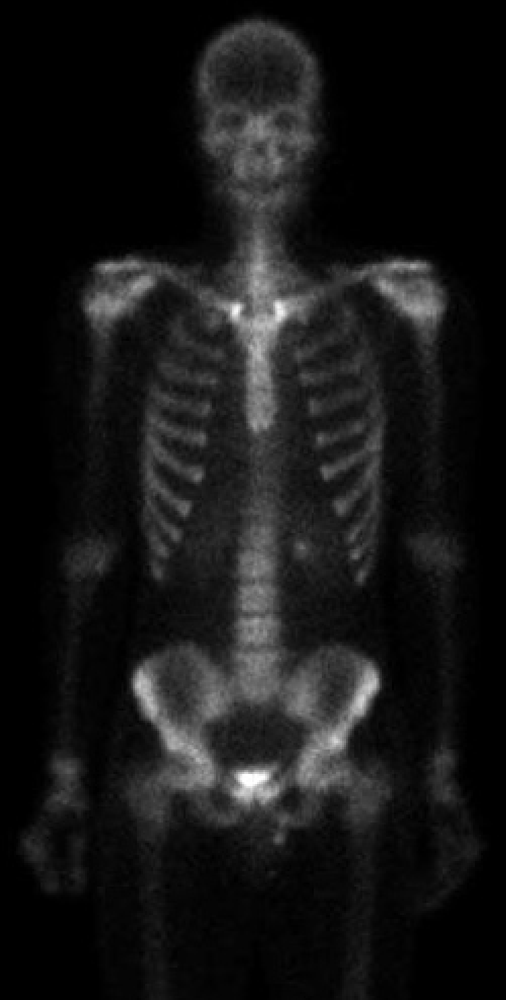
#> input picture HW1/image/partial_body_scan.tif, 506 x 1000 px, shrunk from 750 x 1482 before the run, found by its file name
$ python HW1-Q2-b.py
#> lines starting #> are read from the running program, lines starting #| are printed output that depends on the picture
#!/usr/bin/env python
# coding: utf-8

# In[49]:


import numpy as np
import cv2 as cv
import matplotlib.pyplot as plt
# reading image as gray color
img_gray = cv.imread('C:/Users/Asus/Desktop/image/partial_body_scan.tif',0)
#> img_gray is the input picture: shape (1000, 506); min 0, max 255, mean 22.5
# BGR TO RGB transfrom for showing in plot
img_gray=cv.cvtColor(img_gray,cv.COLOR_BGR2RGB)
# making image matrix for complement image
img_complement = np.zeros(img_gray.shape, img_gray.dtype)

# filling maked matrix
for i in range(img_gray.shape[0]):
    for j in range(img_gray.shape[1]):
        img_complement[i,j] = 255 - img_gray[i,j]
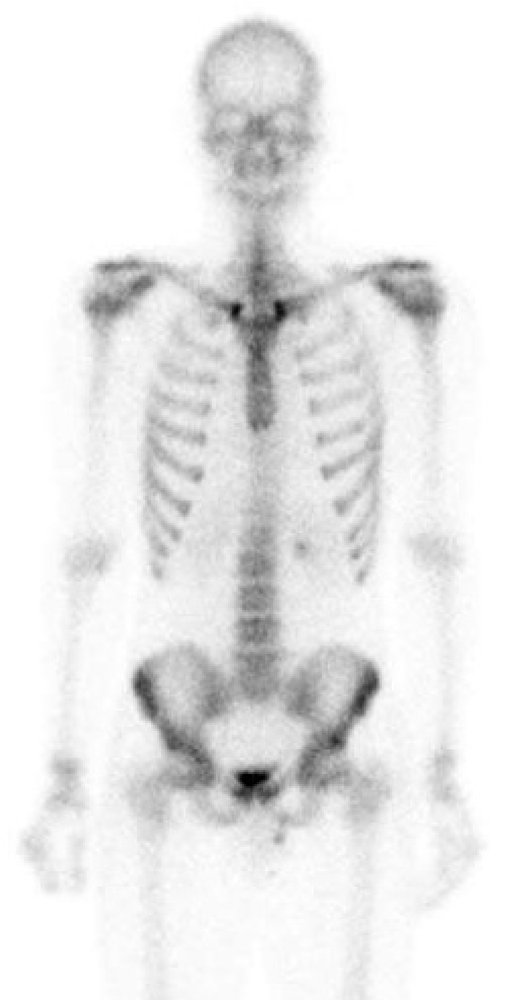
#> img_complement: shape (1000, 506, 3); min 0, max 255, mean 232.5

# union of gary image and gray image's complemet

img_combine = cv.add(img_gray,img_complement)
#> img_combine: shape (1000, 506, 3); every value is 255

# making subplot for showing images that maked
plt.figure(figsize=(10,10))
plt.subplot(1,3,1)
plt.imshow(img_gray)
plt.subplot(1,3,2)
plt.imshow(img_complement)
plt.subplot(1,3,3)
plt.imshow(img_combine)
plt.show()
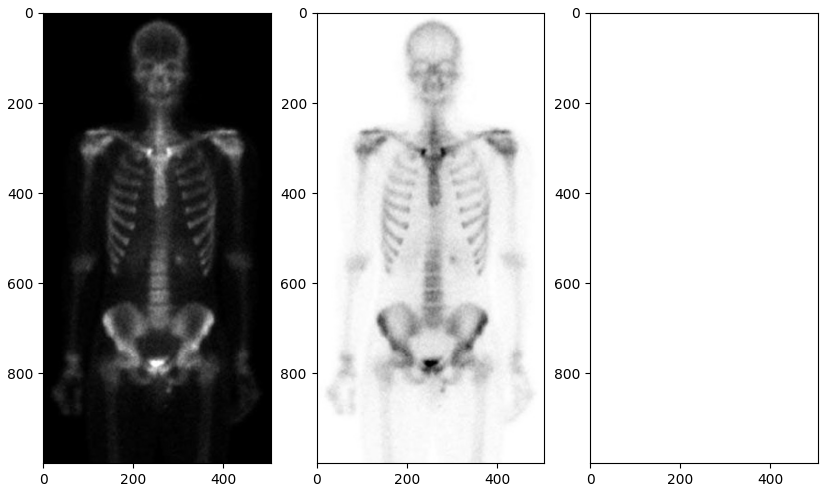
#> figure drawn by matplotlib, 3 panels
cv.waitKey(0)
cv.destroyAllWindows()


# In[ ]:


# In[ ]:

$ run again, with HW1/image/T.jpg saved as HW1/image/partial_body_scan.tif
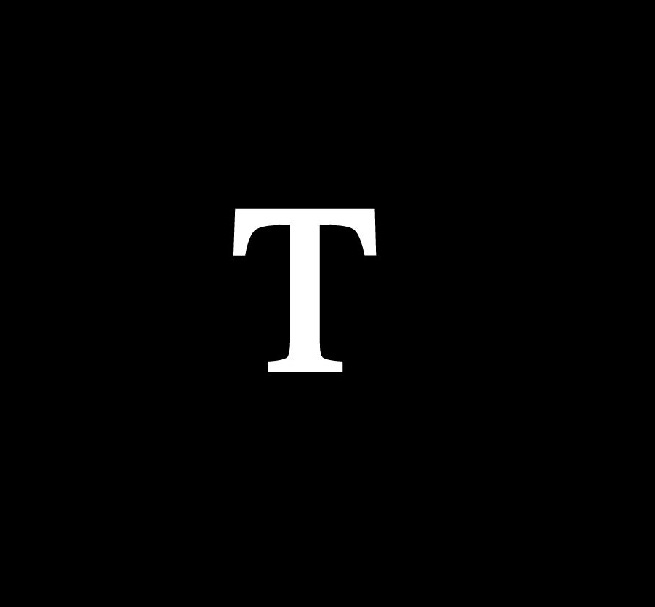
#> input picture HW1/image/T.jpg, 655 x 607 px, found by its file name
#> img_gray is the input picture: shape (607, 655); min 0, max 255, mean 5.3
#> after the loop `for i in range(img_gray.shape[0]):`:
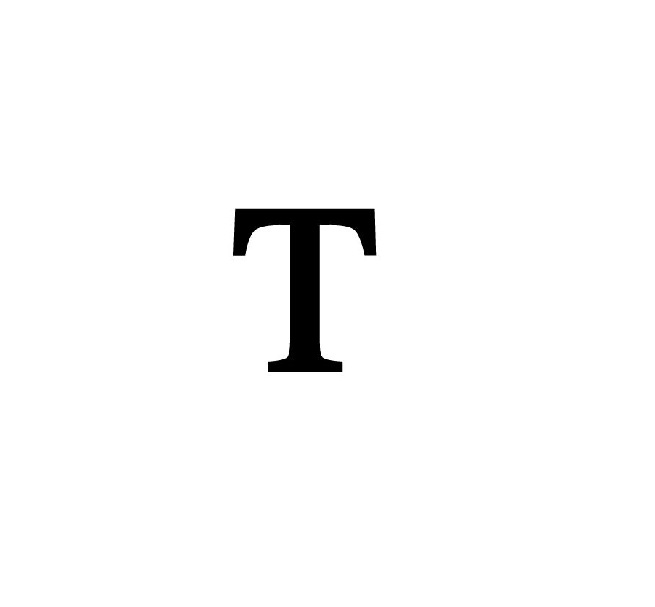
#> img_complement: shape (607, 655, 3); min 0, max 255, mean 249.7
#> img_combine: shape (607, 655, 3); every value is 255
#> `plt.show()`:
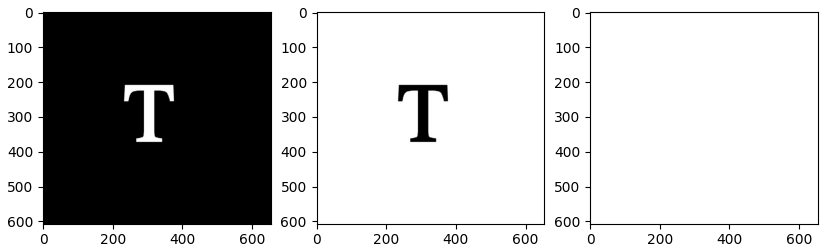
#> figure drawn by matplotlib, 3 panels
